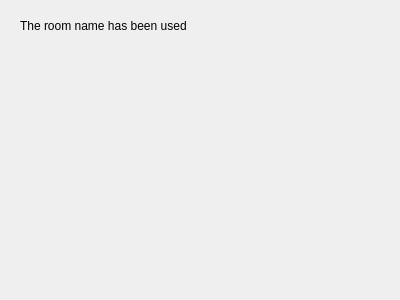
<?xml version="1.0" encoding="UTF-8"?>
<ui version="4.0">
 <class>error_NN</class>
 <widget class="QDialog" name="error_NN">
  <property name="geometry">
   <rect>
    <x>0</x>
    <y>0</y>
    <width>400</width>
    <height>300</height>
   </rect>
  </property>
  <property name="windowTitle">
   <string>Dialog</string>
  </property>
  <widget class="QLabel" name="label">
   <property name="geometry">
    <rect>
     <x>20</x>
     <y>-10</y>
     <width>371</width>
     <height>71</height>
    </rect>
   </property>
   <property name="text">
    <string>The room name has been used</string>
   </property>
  </widget>
 </widget>
 <resources/>
 <connections/>
</ui>
